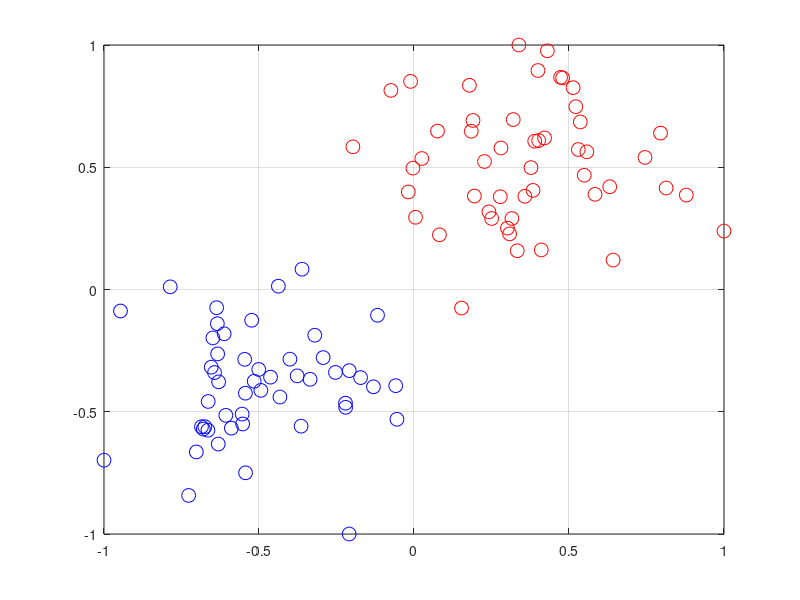

This chart was generated by the following MATLAB code: (Note: this script raises an error after producing the figure.)
clear 
close all
clc

%%
n = 100;
d = 2;
X = [randn(n/2,d)+2;randn(n/2,d)-2];
Y = [ones(n/2,1);-ones(n/2,1)];

%% Normalizzo
for i = 1:d
    mi = min(X(:,i));
    ma = max(X(:,i));
    di = ma - mi;
    X(:,i) = 2*(X(:,i)-mi)/di-1;
end

%%
figure, hold on, box on, grid on
plot(X(Y<0,1),X(Y<0,2),'ob','MarkerSize',10)
plot(X(Y>0,1),X(Y>0,2),'or','MarkerSize',10)

nl = round(.7 * n);
nv = n - nl;
err = zeros(30,1);
for k = 1:30
    % Divido in training set e validation set
    i  = randperm(n);
    il = sort(i(1:nl));
    iv = sort(i(nl+1:end));
    j = 0;
    
    XL = X(il,:);
    YL = Y(il);
    XV = X(iv,:);
    YV = Y(iv);
    
    for C = logspace(-4,3,30)
        j = j + 1;
        Q = diag(YL)*(XL*XL')*diag(YL);
        [~,err_,alpha,b] = SMO2_ab(nl,Q,-ones(nl,1),YL',zeros(nl,1),C*ones(nl,1),...
                                  1000000,.0001,zeros(nl,1));
        if (err_ ~= 0)
            warning('Problem in SMO')
        end
        w = XL'*diag(YL)*alpha;
        
        YS = XV*w+b;
        YS(YS>=0) = 1;
        YS(YS<0)  = -1;
        err(j) = err(j) + sum(YS ~= YV)/30;
    end
end
j = 0;
err_best = Inf;
for C = logspace(-4,3,30)
   j = j + 1;
   if (err(j) < err_best)
      err_best = err(j);
      C_best = C;
   end
end
%class_err_best
C = C_best;
Q = diag(Y)*(X*X')*diag(Y);
[~,err_,alpha,b] = SMO2_ab(n,Q,-ones(n,1),Y',zeros(n,1),C*ones(n,1),...
                          1000000,.0001,zeros(n,1));
if (err_ ~= 0)
    warning('Problem in SMO')
end
w = X'*diag(Y)*alpha;

%% Plot the separator
ns = 10000;
XS = 2*rand(ns,d)-1;
YS = XS*w+b;

plot(XS(YS<0,1),XS(YS<0,2),'.c','MarkerSize',1)
plot(XS(YS>0,1),XS(YS>0,2),'.m','MarkerSize',1)
plot(XS(YS<-1,1),XS(YS<-1,2),'.b','MarkerSize',1)
plot(XS(YS>+1,1),XS(YS>+1,2),'.r','MarkerSize',1)

%% Check the solution
plot(X(alpha==0,1),X(alpha==0,2),'sg','MarkerSize',10)
plot(X(alpha>0&alpha<C,1),X(alpha>0&alpha<C,2),'sk','MarkerSize',10)
plot(X(alpha==C,1),X(alpha==C,2),'sy','MarkerSize',10)

%% Compute the duality gap
dualcost = -(.5*alpha'*Q*alpha-ones(n,1)'*alpha);
primalcost = .5*w'*w+C*sum(max(0,1-diag(Y)*(X*w+b))); 
dualitygap = abs(dualcost-primalcost);
title(sprintf('DG: %e   C_{best}: %e',dualitygap,C_best))
